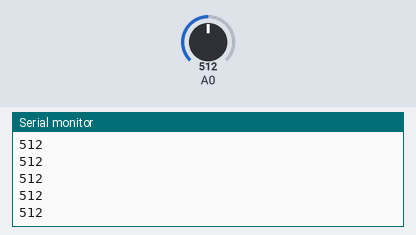
This sketch was run on a simulated Arduino Uno, built with avr-gcc and run on an emulated ATmega328P. On the bench: the last lines printed to the serial monitor. Inputs (shaded band) come from the test bench; at power-on: A0 = 512.

Above: at 1.2 s.
1.3 s: A0 set to 716
At 2.2 s:
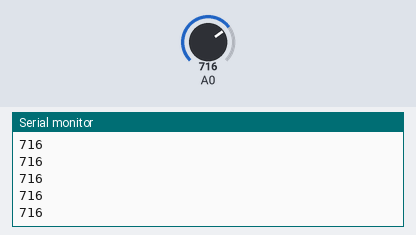
2.8 s: A0 set to 900
At 3.3 s:
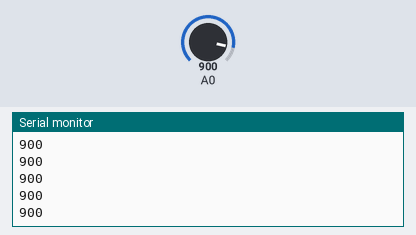
Timing chart, 0 to 5.8 s (numbered marks = the images above; inputs shaded):
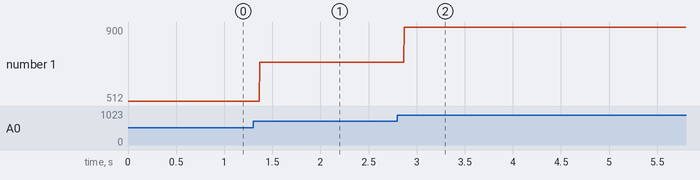

The sketch:

FlameSensor.ino
```cpp
int sensorValue;

void setup() {
	Serial.begin(9600);
}

void loop() {
	//Reads the value from analogPin A0
	sensorValue = analogRead(A0);
	//Prints the Value
	Serial.println(sensorValue);
	delay(1); //Stability reasons

}
```

Measured:
- after the input at 1.3 s, the serial monitor: prints a new line after 0.07 s (image 1)
- after the input at 2.8 s, the serial monitor: prints a new line after 0.07 s (image 2)
- plotted number 1: 512 → 716 after the input at 1.3 s, 716 → 900 after the input at 2.8 s
